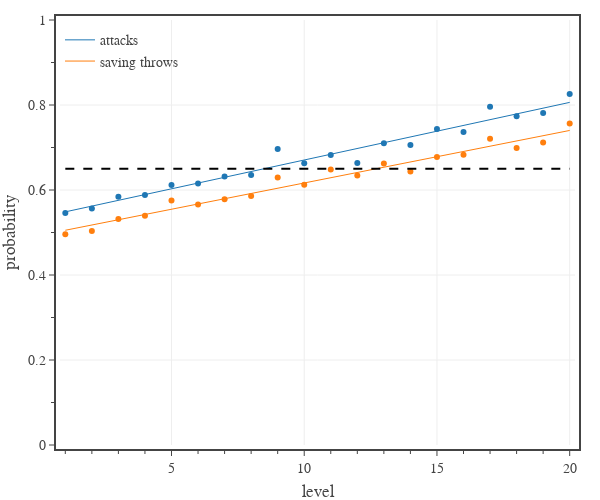

The notebook cell saved with this chart:
### Code cell
# Plots probability of a PC failing a saving throw against a level appropriate monster.

# create figure
fig = go.Figure(
    layout=go.Layout(
        template=tfb.FIG_TEMPLATE,
        xaxis=dict(
            title_text='level',
            range=[0.8, 20.2],
            tick0=0, dtick=5,
            minor=dict(tick0=0, dtick=1),
        ),
        yaxis=dict(
            title_text='probability',
            range=[0, 1],
            tick0=0, dtick=0.2,
            minor=dict(tick0=0, dtick=0.1),
        ),
        legend=dict(
            yanchor='top',  y=0.99,
            xanchor='left', x=0.00,
            bgcolor='rgba(0,0,0,0)',
            orientation='v',
            tracegroupgap=0,
        )
    )
)

# player character data
levels = list(range(1,21))
ac_matrix = []
sb_matrix = []
pc_names = list(pcs.keys())
exclude_pcs = ['Barbarian','Fighter','Rogue']
for c in pcs:
    pc = pcs[c]
    ac_matrix.append([pc.set_level(lvl).build().get_armor_class() for lvl in levels])
    sb_matrix.append([np.mean(list(pc.set_level(lvl).build().get_save_bonuses().values())) for lvl in levels])
p_ac = np.mean(np.array(ac_matrix), axis=0)
p_sb = np.mean(np.array(sb_matrix), axis=0)

# monster data
dfM = pd.read_csv('../../assets/data/monsters.csv')
dfM['adj DC'] = dfM['adj AB'] + 8
dfM = dfM[['CR','adj AB','adj DC']].groupby(['CR']).mean().reset_index()
dfM = dfM[dfM['CR'].between(1, 20)]
dfM.sort_values(by='CR', inplace=True)
m_ab  = dfM['adj AB'].to_numpy()
m_dc  = dfM['adj DC'].to_numpy()

# attack
levels = list(range(1,21))
hit_prob = [attack_hit_crit_prob(ac, ab) for ac, ab in zip(p_ac, m_ab)]
plot_data_and_fit(
    fig, 
    levels, hit_prob,
    name='attacks',
    legendgroup='attacks',
    line=dict(color=COLOR_LIST[0], dash='solid', width=1),
    hovertemplate=
            f'<b>Attacks</b><br>'+
            'level %{x:.0f}<br>'+
            'probability %{y:.1%}'+
            '<extra></extra>',
    print_coefficients=True,
)

# saving throw
levels = list(range(1,21))
fail_prob = [save_fail_prob(sb, dc) for sb, dc in zip(p_sb, m_dc)]
plot_data_and_fit(
    fig, 
    levels, fail_prob,
    name='saving throws',
    legendgroup='saving throws',
    line=dict(color=COLOR_LIST[1], dash='solid', width=1),
    hovertemplate=
            f'<b>Saving Throws</b><br>'+
            'level %{x:.0f}<br>'+
            'probability %{y:.1%}'+
            '<extra></extra>',
    print_coefficients=True,
)

fig.add_trace(go.Scatter(
    x=[1,20], 
    y=[0.65,0.65],
    mode='lines', 
    name='baseline',
    line=dict(color='black', dash='dash'),
    hoverinfo='skip',
    showlegend=False,
))

# show figure
fig.update_layout(width=600, height=500)
fig.show(config=tfb.FIG_CONFIG)

# save figures
if SAVEFIGS:
    fig.update_layout(autosize=True, width=None, height=None)
    tfb.save_fig_html(fig, format='large', name=f'./fig-defense-probabilities-vs-level-large')
    tfb.save_fig_html(fig, format='small', name=f'./fig-defense-probabilities-vs-level-small')

### Figure 1 — Plotly figure (JSON) as saved in the notebook; plotly's stock layout.template omitted (floating-point values rounded to 4 significant figures)
{"data": [{"hovertemplate": "<b>Attacks</b><br>level %{x:.0f}<br>probability %{y:.1%}<extra></extra>", "legendgroup": "attacks", "line": {"color": "#1f77b4", "dash": "solid", "width": 1}, "mode": "markers", "name": "attacks", "showlegend": false, "type": "scatter", "x": [1, 2, 3, 4, 5, 6, 7, 8, 9, 10, 11, 12, 13, 14, 15, 16, 17, 18, 19, 20], "y": [0.5457, 0.5564, 0.5843, 0.5882, 0.6115, 0.615, 0.6316, 0.6352, 0.6967, 0.6632, 0.6825, 0.6638, 0.7101, 0.7058, 0.7438, 0.7365, 0.7958, 0.7738, 0.7814, 0.8256]}, {"hoverinfo": "skip", "hovertemplate": "<b>Attacks</b><br>level %{x:.0f}<br>probability %{y:.1%}<extra></extra>", "legendgroup": "attacks", "line": {"color": "#1f77b4", "dash": "solid", "width": 1}, "mode": "lines", "name": "attacks", "showlegend": true, "type": "scatter", "x": [1, 2, 3, 4, 5, 6, 7, 8, 9, 10, 11, 12, 13, 14, 15, 16, 17, 18, 19, 20], "y": [0.5485, 0.5621, 0.5757, 0.5892, 0.6028, 0.6163, 0.6299, 0.6434, 0.657, 0.6706, 0.6841, 0.6977, 0.7112, 0.7248, 0.7384, 0.7519, 0.7655, 0.779, 0.7926, 0.8062]}, {"hovertemplate": "<b>Saving Throws</b><br>level %{x:.0f}<br>probability %{y:.1%}<extra></extra>", "legendgroup": "saving throws", "line": {"color": "#ff7f0e", "dash": "solid", "width": 1}, "mode": "markers", "name": "saving throws", "showlegend": false, "type": "scatter", "x": [1, 2, 3, 4, 5, 6, 7, 8, 9, 10, 11, 12, 13, 14, 15, 16, 17, 18, 19, 20], "y": [0.4957, 0.5036, 0.5315, 0.5396, 0.5754, 0.5657, 0.5782, 0.5859, 0.6293, 0.6125, 0.6485, 0.6339, 0.6622, 0.6434, 0.6778, 0.683, 0.7209, 0.6988, 0.712, 0.7562]}, {"hoverinfo": "skip", "hovertemplate": "<b>Saving Throws</b><br>level %{x:.0f}<br>probability %{y:.1%}<extra></extra>", "legendgroup": "saving throws", "line": {"color": "#ff7f0e", "dash": "solid", "width": 1}, "mode": "lines", "name": "saving throws", "showlegend": true, "type": "scatter", "x": [1, 2, 3, 4, 5, 6, 7, 8, 9, 10, 11, 12, 13, 14, 15, 16, 17, 18, 19, 20], "y": [0.5053, 0.5176, 0.53, 0.5424, 0.5547, 0.5671, 0.5794, 0.5918, 0.6042, 0.6165, 0.6289, 0.6412, 0.6536, 0.666, 0.6783, 0.6907, 0.7031, 0.7154, 0.7278, 0.7401]}, {"hoverinfo": "skip", "line": {"color": "black", "dash": "dash"}, "mode": "lines", "name": "baseline", "showlegend": false, "type": "scatter", "x": [1, 20], "y": [0.65, 0.65]}], "layout": {"height": 500, "legend": {"bgcolor": "rgba(0,0,0,0)", "orientation": "v", "tracegroupgap": 0, "x": 0, "xanchor": "left", "y": 0.99, "yanchor": "top"}, "width": 600, "xaxis": {"dtick": 5, "minor": {"dtick": 1, "tick0": 0}, "range": [0.8, 20.2], "tick0": 0, "title": {"text": "level"}}, "yaxis": {"dtick": 0.2, "minor": {"dtick": 0.1, "tick0": 0}, "range": [0, 1], "tick0": 0, "title": {"text": "probability"}}}}
